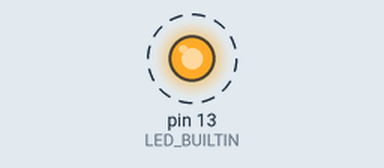
The sketch below on a simulated Arduino Uno, built with avr-gcc and run on an emulated ATmega328P. Shown: output pins drawn as LEDs (lit = HIGH). Dashed ring = blinking. What the sketch prints to the serial monitor is not drawn.

Above: at 1.5 s.
Timing chart, 0 to 5.6 s (numbered marks = the images above):
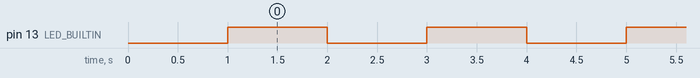

The sketch:

accelerometer.ino
```cpp
void setup() {
  // put your setup code here, to run once:
  Serial.begin(9600);
  delay(1000);
  Serial.println("setup!");

  pinMode(LED_BUILTIN, OUTPUT);
}

void loop() {
  // put your main code here, to run repeatedly:
  digitalWrite(LED_BUILTIN, HIGH);
  delay(1000);
  digitalWrite(LED_BUILTIN, LOW);
  delay(1000);
}
```

Measured:
- by itself, pin 13 (LED_BUILTIN): alternates HIGH for 1.0 s and LOW for 1.0 s
